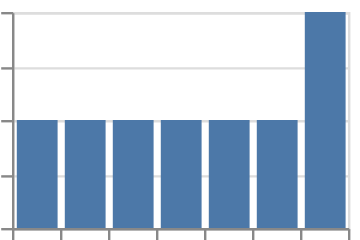

Here is the Vega-Lite specification saved for this chart:
### Vega-Lite specification from a JSON file in a GitHub repository (floating-point values rounded to 4 significant figures)
{"$schema": "https://vega.github.io/schema/vega-lite/v6.json", "padding": 5, "autosize": "none", "data": {"name": "table", "values": [{"c": "A", "g": "p", "x": 1, "y": 2, "v": 5, "t": "2024-01-15", "o": {"v": 3}, "IMDB Rating": 6.1, "d": "x1"}, {"c": "B", "g": "q", "x": 2, "y": 4, "v": 9, "t": "2024-02-20", "o": {"v": 7}, "IMDB Rating": 7.4, "d": "x2"}, {"c": "A", "g": "q", "x": 3, "y": 3, "v": 2, "t": "2024-03-05", "o": {"v": 1}, "IMDB Rating": 5.2, "d": "x1"}, {"c": "C", "g": "p", "x": 4, "y": 6, "v": 7, "t": "2024-05-30", "o": {"v": 4}, "IMDB Rating": 8.8, "d": "x3"}, {"c": "B", "g": "p", "x": 5, "y": 5, "v": 4, "t": "2024-07-11", "o": {"v": 9}, "IMDB Rating": 6.9, "d": "x2"}, {"c": "C", "g": "q", "x": 6, "y": 8, "v": 6, "t": "2024-09-02", "o": {"v": 2}, "IMDB Rating": 7.7, "d": "x3"}, {"c": "A", "g": "p", "x": 7, "y": 7, "v": 8, "t": "2024-11-25", "o": {"v": 5}, "IMDB Rating": 4.4, "d": "x1"}, {"c": "B", "g": "q", "x": 8, "y": 9, "v": 3, "t": "2024-12-31", "o": {"v": 8}, "IMDB Rating": 9.1, "d": "x2"}]}, "width": 140, "height": 90, "mark": {"type": "bar", "binSpacing": 3, "minBandSize": 2}, "encoding": {"x": {"field": "v", "bin": true, "type": "quantitative"}, "y": {"aggregate": "count"}}}
